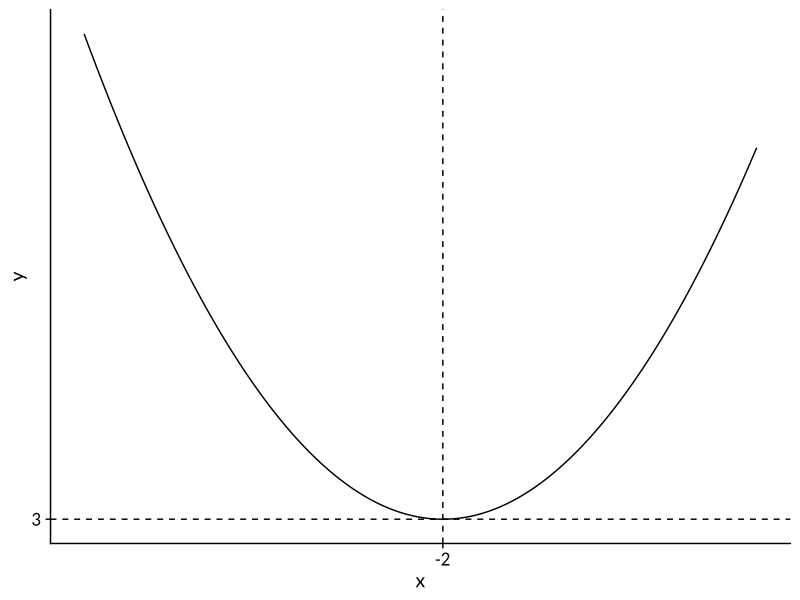

Reproduce this figure in R.
## ---- chunk 1
library(tidyverse)
library(glue)
library(gganimate)
## ---- chunk 2
x <- seq(-10,5,length.out=1e4)
y <- (x + 2)^2 + 3

plot_data <- tibble(x, y)

plot_data %>%
  ggplot() +
  aes(x=x, y=y) +
  geom_line() +
  geom_hline(yintercept = 3, linetype=2) +
  geom_vline(xintercept = -2, linetype=2) +
  scale_x_continuous(breaks=c(-2)) +
  scale_y_continuous(breaks=c(3)) +
  cowplot::theme_cowplot(font_family = "Lato")
## ---- chunk 3

# Define f(x) and df/dx
f <- function(x){(x+2)^2 + 3}
df_dx <- function(x){2*x+4}

# Set learning rate
learning_rate <- 0.1

# Set starting point
x <- 5

# Create a counter to track the iteration
iter <- 1

while(TRUE){ # Loop until we reach exit conditions
  
  # Compute the gradient at the current x value
  current_grad <- df_dx(x)
  
  # Compute delta at the current x value
  delta <- -current_grad*learning_rate
  
  # Compute the updated x value, given delta
  x <- x + delta
  
  # Print the current state of the algorithm
  # the glue package is used for printing variables easily
  print(glue("Iteration: {iter}"))
  print(glue("x: {x}"))
  print(glue("y: {f(x)}"))
  print(glue("delta: {delta}"))
  
  # Increment the iteration counter
  iter <- iter + 1
  
  # Exit if delta is below the threshold or max iterations have been reached
  if (abs(delta)<0.001 | iter>5000) {
    break
  }
}
